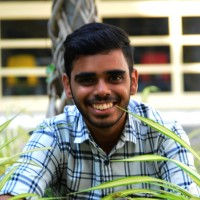
#> input picture Image-Encryption-and-Authentication/Pratyush.png, 200 x 200 px, found by its file name
$ python histogram_20220319125336.py
#> lines starting #> are read from the running program, lines starting #| are printed output that depends on the picture
# [13 lines of commented-out code are left out]

import cv2
import numpy as np
from matplotlib import pyplot as plt

img = cv2.imread('C:/Users/DELL/Downloads/Imaage/Image-Encryption-and-Authentication/Pratyush.png', -1)
#> img is the input picture: shape (200, 200, 3); mean B, G, R 123.1, 137.6, 135.9
cv2.imshow('Lena',img)

color = ('b','g','r')
for channel,col in enumerate(color):
    histr = cv2.calcHist([img],[channel],None,[256],[0,256])
    plt.plot(histr,color = col)
    plt.xlim([0,256])
plt.title('Histogram for color scale picture')
plt.show()
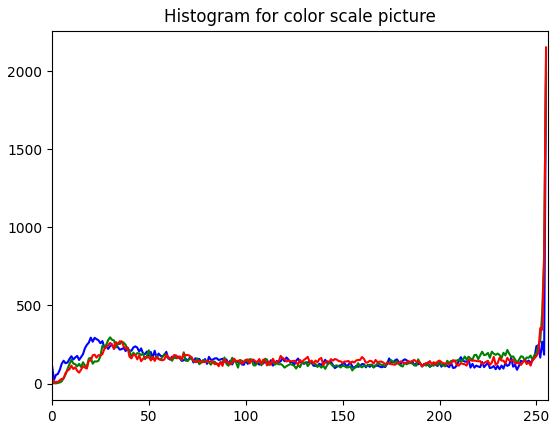
#> figure drawn by matplotlib, 1 panel; curve peaks at x = 255, y = 1991; curve peaks at x = 255, y = 2111; curve peaks at x = 255, y = 2152

while True:
    k = cv2.waitKey(0) & 0xFF
#> (key Esc is pressed here)
    if k == 27: break             # ESC key to exit
cv2.destroyAllWindows()

$ run again, with Image-Encryption-and-Authentication/4.1.04.jpg saved as Image-Encryption-and-Authentication/Pratyush.png
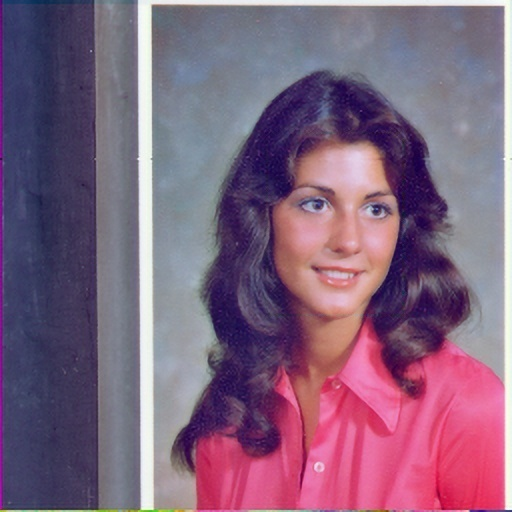
#> input picture Image-Encryption-and-Authentication/4.1.04.jpg, 512 x 512 px, found by its file name
#> img is the input picture: shape (512, 512, 3); mean B, G, R 125.2, 99.3, 129.2
#> `plt.show()`:
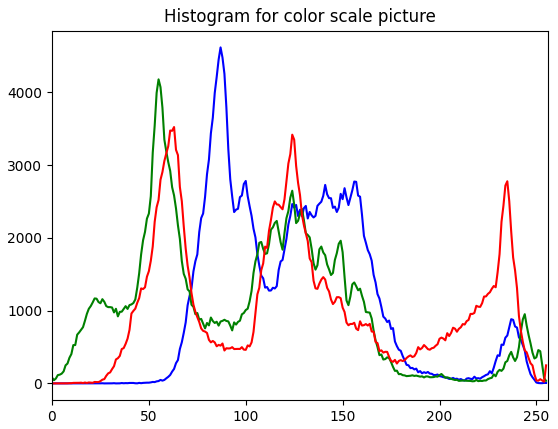
#> figure drawn by matplotlib, 1 panel; curve peaks at x = 87, y = 4616; curve peaks at x = 55, y = 4177; curve peaks at x = 63, y = 3522
